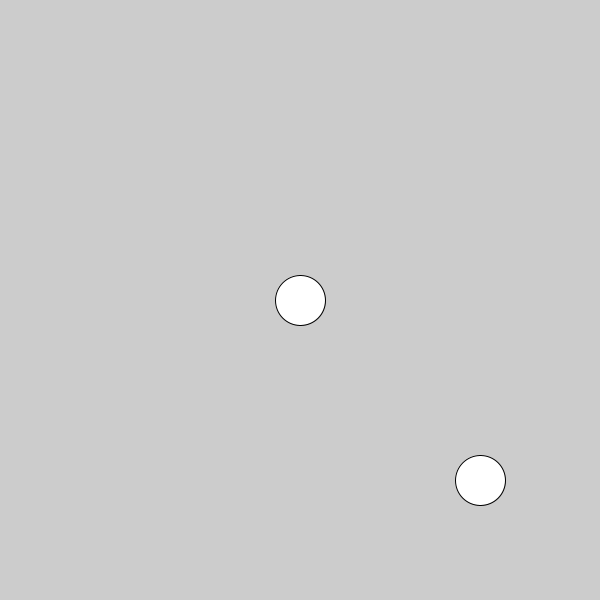
Frame 1 (no input)
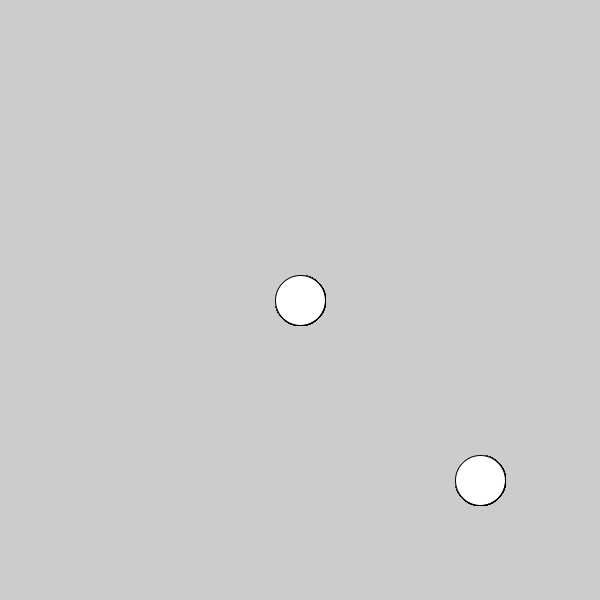
Frame 60 (the mouse pressed at the canvas centre just before this capture)
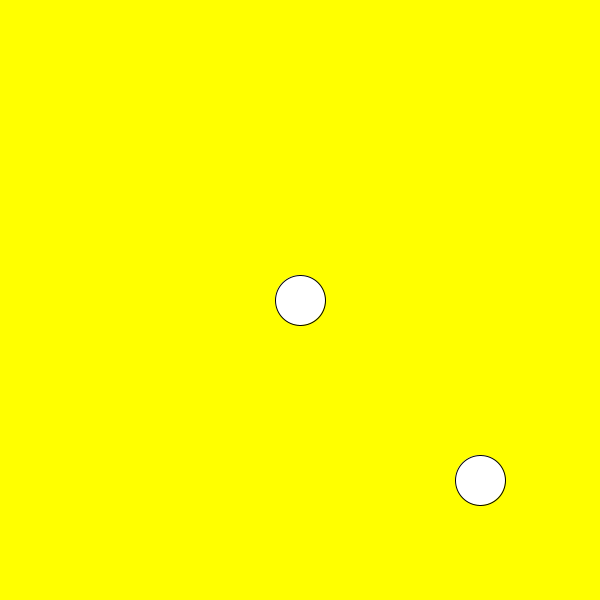
Frame 120 (the mouse held since frame 60 and released just before this capture)

The Processing sketch that drew these frames (run headless with seeded random() and noise(); from frame 60 on, the mouse is pressed at the canvas centre):

// Processing sketch: calcDist_two_ellipse
// ── calcDist_two_ellipse.pde
float x, y;
float x2, y2;
int size = 50;

void setup () {
  size (600,600);
  x = width/2; 
  y = height/2;
  
  x2 = width*.8; 
  y2 = height*.8;
  
}

void draw (){


if (calcDist (x,y) < size/2){ 
  background (255,255,0); 
} else if (calcDist(x2,y2) < size/2) { 
  background (255,0,255);
}
println (calcDist (x,y));

  ellipse (x, y, 50,50);
  ellipse (x2,y2,size,size);
}

//local variable, each one has own distinguished one without having to make seperate variables. 
float calcDist (float xPos, float yPos){
  float dist = dist (mouseX, mouseY, xPos, yPos);
  return dist;
}
